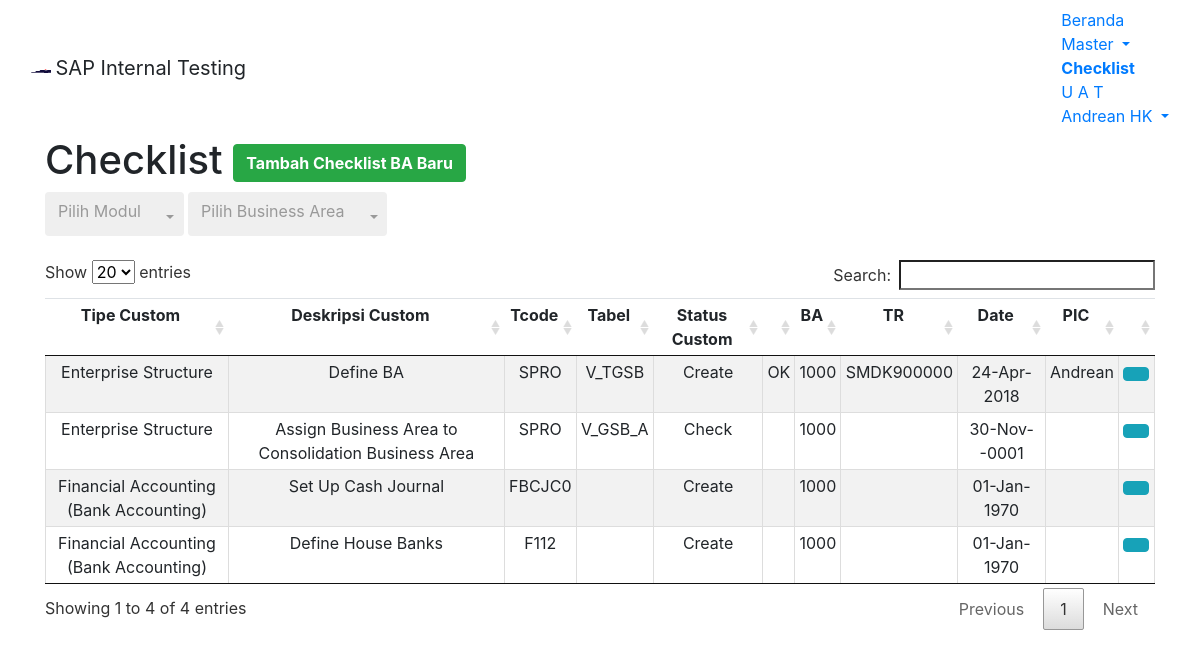
Page /module/home/checklist.php (signed in) on the earlier database version.
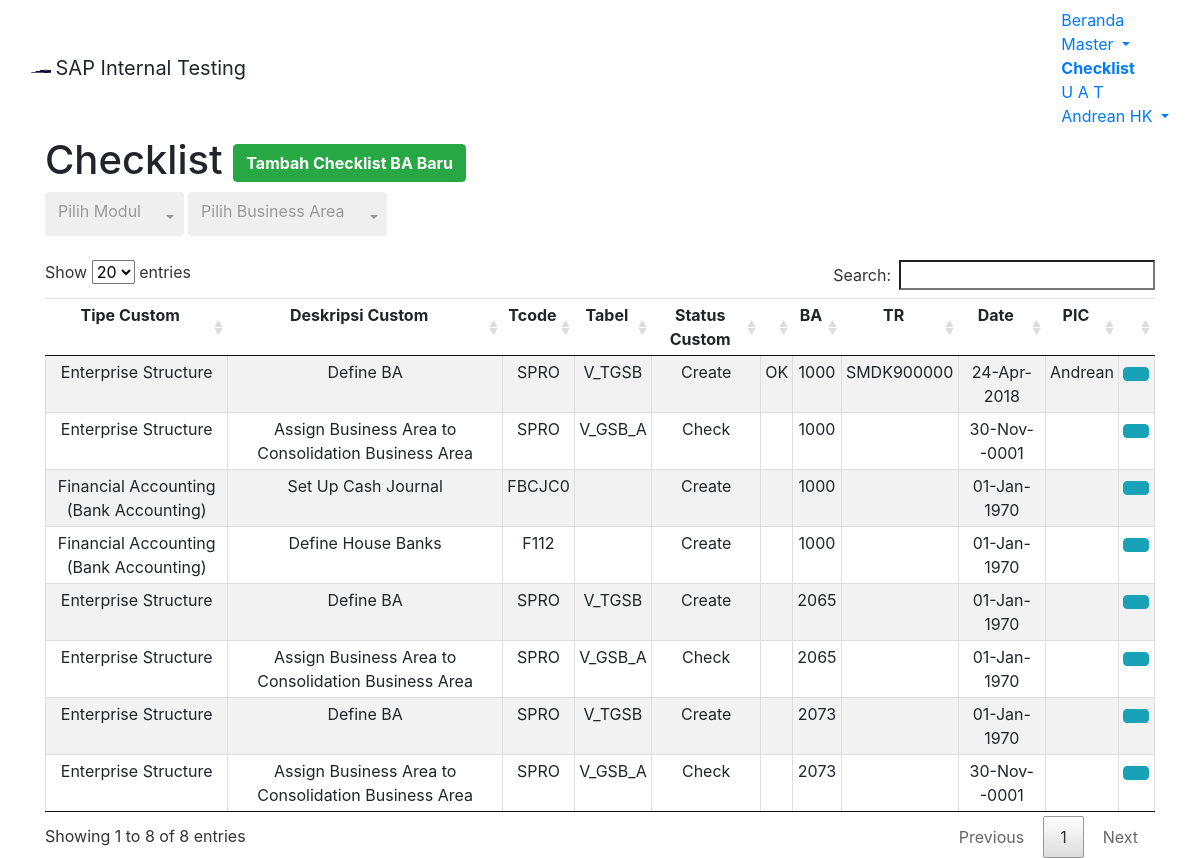
Same page on the later database version.
### tables this page shows
CREATE TABLE `v_check` (
  `id` int(11) NOT NULL,
  `ctype` varchar(45) NOT NULL,
  `ctypedesc` varchar(255) NOT NULL,
  `ctcode` varchar(45) NOT NULL,
  `ctable` varchar(45) DEFAULT NULL,
  `cstat` varchar(45) NOT NULL,
  `cmodul` varchar(45) NOT NULL,
  `vcheck` varchar(45) DEFAULT NULL,
  `vcba` int(11) NOT NULL,
  `vctransreqs` varchar(45) DEFAULT NULL,
  `vcdate` date DEFAULT NULL,
  `vcpic` varchar(45) DEFAULT NULL,
  `chg_by` varchar(255) DEFAULT NULL,
  `chg_date` datetime DEFAULT NULL
);

### module/home/checklist.php (the view, shortened to what this page needs)
<!DOCTYPE html>
<?php
	$root = "../../";
?>
 <html lang="en-US">
<head>
<link href="<?php echo $root; ?>assets/css/bootstrap.min.css" rel="stylesheet">
<link href="<?php echo $root; ?>assets/datatables/media/css/jquery.dataTables.min.css" rel="stylesheet">
<link href="<?php echo $root; ?>assets/bs-select/css/bootstrap-select.min.css" rel="stylesheet">
<body>
	<nav class="navbar navbar-default">
	  <div class="container-fluid">
		<div class="navbar-header">
		  <img alt="Samator" class="navbar-text" src="<?php echo $root; ?>assets/images/s-logo.png" width="20" height="20">
		  <a class="navbar-brand">SAP Internal Testing</a>
		</div>
		<ul class="nav navbar-nav navbar-right">
			<li><a href="<?php echo $root; ?>module/home/home.php">Beranda</a></li>
			<li class="dropdown">
				<a class="dropdown-toggle" data-toggle="dropdown" href="#">Master
				<span class="caret"></span></a>
			</li>
			<li class="active"><a href="<?php echo $root; ?>module/home/checklist.php"><b>Checklist</b></a></li>
			<li><a href="<?php echo $root; ?>module/home/uat.php">U A T</a></li>
			<li class="dropdown">
				<a class="dropdown-toggle" data-toggle="dropdown" href="#"><span class="glyphicon glyphicon-user" aria-hidden="true"></span>
				<?php echo $_SESSION["longname"]; ?>
				<span class="caret"></span></a>
			</li>
		</ul>
	  </div>
	</nav>
	<div class="container container-fluid">
		<h1>Checklist
			<button type="button" class="btn btn-success pull-right" data-toggle="modal" data-target="#modalAddCL"><span class="glyphicon glyphicon-plus"></span> <b>Tambah Checklist BA Baru</b></button>
		</h1>
	</div>
	<?php if ($_SESSION['modul']=="ABAP" || $_SESSION['modul']=="BASIS") { ?>
	<div class="container container-fluid">
	<?php } else {
		?> <div class="container container-fluid">
		<?php
	} ?>
	</div><br>
	<div class="container container-fluid">
		<table id="tableChecklist" class="table table-hover text-center table-striped compact cell-border">
			<thead>
				<tr>
					<td class="col-md-2"><b>Tipe Custom</b></td>
					<td class="col-md-3"><b>Deskripsi Custom</b></td>
					<td><b>Tcode</b></td>
					<td><b>Tabel</b></td>
					<td><b>Status Custom</b></td>
					<td><b><span class="glyphicon glyphicon-ok"></span></b></td>
					<td><b>BA</b></td>
					<td><b>TR</b></td>
					<td><b>Date</b></td>
					<td><b>PIC</b></td>
					<td></td>
				</tr>
			</thead>
			<tbody>
			<?php
				$con = mysqli_connect("localhost","root","","saptest");
				if ($_SESSION['modul']=="ABAP" || $_SESSION['modul']=="BASIS")
				{
					$query = "SELECT * FROM v_check";
				}
				else
				{
					$query = "SELECT * FROM v_check WHERE cmodul='$_SESSION[modul]'";
				}
				$result = mysqli_query($con,$query);
				while($row = mysqli_fetch_array($result,MYSQLI_ASSOC))
				{
					echo "<tr>";
						echo "<td style:'border=1px solid black'>".$row['ctype']."</td>";
						echo "<td style:'border=1px solid black'>".$row['ctypedesc']."</td>";
						echo "<td style:'border=1px solid black'>".$row['ctcode']."</td>";
						echo "<td style:'border=1px solid black'>".$row['ctable']."</td>";
						echo "<td style:'border=1px solid black'>".$row['cstat']."</td>";
						echo "<td style:'border=1px solid black'>".$row['vcheck']."</td>";
						echo "<td style:'border=1px solid black'>".$row['vcba']."</td>";
						echo "<td style:'border=1px solid black'>".$row['vctransreqs']."</td>";
						$origDate = $row['vcdate'];
						$newDate = date("d-M-Y", strtotime($origDate));
						echo "<td style:'border=1px solid black'>".$newDate."</td>";
						echo "<td style:'border=1px solid black'>".$row['vcpic']."</td>";
			?>
							<td><a type='button' class='btn btn-info btn-xs' data-toggle='modal' href="#modalEditCL<?php echo $row['id']; ?>"><span class='glyphicon glyphicon-pencil'></span></a>
			<?php
					echo "</tr>";
				}
			?>
			</tbody>
		</table>
	</div>
</body>

Differences in the rows shown:
added v_check: ctype "Enterprise Structure", ctypedesc "Define BA", ctcode "SPRO", ctable "V_TGSB", cstat "Create", vcba "2065", newDate "01-Jan-1970"
added v_check: ctype "Enterprise Structure", ctypedesc "Assign Business Area to Consolidation Business Area", ctcode "SPRO", ctable "V_GSB_A", cstat "Check", vcba "2065", newDate "01-Jan-1970"
added v_check: ctype "Enterprise Structure", ctypedesc "Define BA", ctcode "SPRO", ctable "V_TGSB", cstat "Create", vcba "2073", newDate "01-Jan-1970"
added v_check: ctype "Enterprise Structure", ctypedesc "Assign Business Area to Consolidation Business Area", ctcode "SPRO", ctable "V_GSB_A", cstat "Check", vcba "2073", vcdate "30-Nov--0001"
Other differences:
text written by a page script: "Show entries Search: Showing 1 to 4 of 4 entries Previous 1 Next" → "Show entries Search: Showing 1 to 8 of 8 entries Previous 1 Next"
